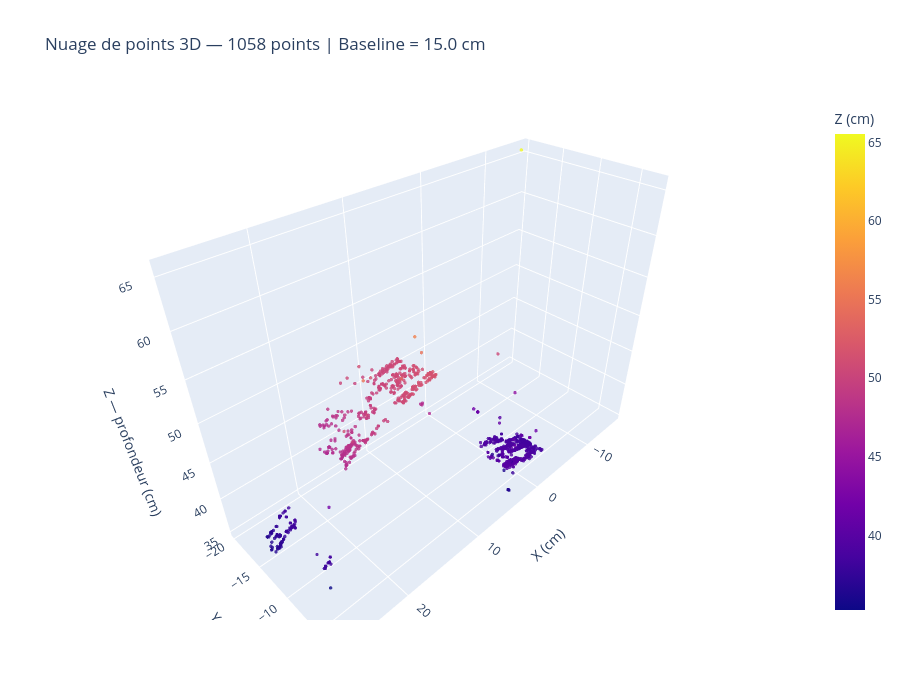

Write notebook code for a chart like this one.
### Code cell
import plotly.graph_objects as go

fig = go.Figure(data=[go.Scatter3d(
    x=X, y=Y, z=Z,
    mode='markers',
    marker=dict(
        size=2,
        color=Z,
        colorscale='Plasma',
        colorbar=dict(title='Z (cm)'),
        opacity=0.8
    )
)])

fig.update_layout(
    title=f'Nuage de points 3D — {len(points3D)} points | Baseline = {BASELINE} cm',
    scene=dict(
        xaxis_title='X (cm)',
        yaxis_title='Y (cm)',
        zaxis_title='Z — profondeur (cm)'
    ),
    width=900,
    height=700
)

fig.show()  # interactif dans Jupyter !

### Figure 1 — Plotly figure (JSON) as saved in the notebook; plotly's stock layout.template omitted (floating-point values rounded to 4 significant figures; data arrays with more than 128 entries replaced by an {"elided": "..."} marker saying what was removed)
{"data": [{"marker": {"color": {"elided": "1058 float values"}, "colorbar": {"title": {"text": "Z (cm)"}}, "colorscale": [[0, "#0d0887"], [0.1111, "#46039f"], [0.2222, "#7201a8"], [0.3333, "#9c179e"], [0.4444, "#bd3786"], [0.5556, "#d8576b"], [0.6667, "#ed7953"], [0.7778, "#fb9f3a"], [0.8889, "#fdca26"], [1, "#f0f921"]], "opacity": 0.8, "size": 2}, "mode": "markers", "type": "scatter3d", "x": {"elided": "1058 float values"}, "y": {"elided": "1058 float values"}, "z": {"elided": "1058 float values"}}], "layout": {"height": 700, "scene": {"xaxis": {"title": {"text": "X (cm)"}}, "yaxis": {"title": {"text": "Y (cm)"}}, "zaxis": {"title": {"text": "Z — profondeur (cm)"}}}, "title": {"text": "Nuage de points 3D — 1058 points | Baseline = 15.0 cm"}, "width": 900}}
